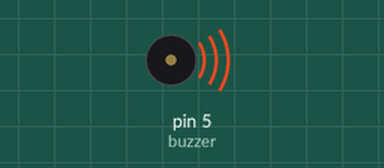
The sketch below on a simulated Arduino Uno, built with avr-gcc and run on an emulated ATmega328P. Parts: buzzer (waves = sounding).

Above: at 0.1 s.
At 2.1 s:
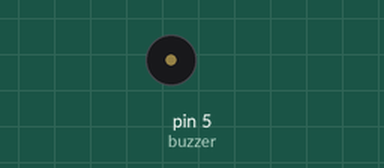
Timing chart, 0 to 3.6 s (numbered marks = the images above):
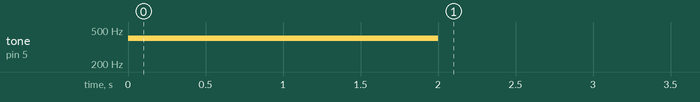

The sketch:

Passive_buzzer.ino
```cpp
/*
 * Author: SMRAZA KEEN
 * Date:2016/6/29
 * IDE V1.6.9
 * Email:TechnicSmraza@outlook.com
 * Function:
 */
#define buzzer 5
void setup()
{
  // generates a 400Hz tone in output pin 8 with 2000ms of duration
  tone(buzzer, 400, 2000);
}
void loop()
{

}
```

Measured:
- by itself, tone on pin 5 (buzzer): silent → 400 Hz at 0.00 s, → silent 2.0 s later
